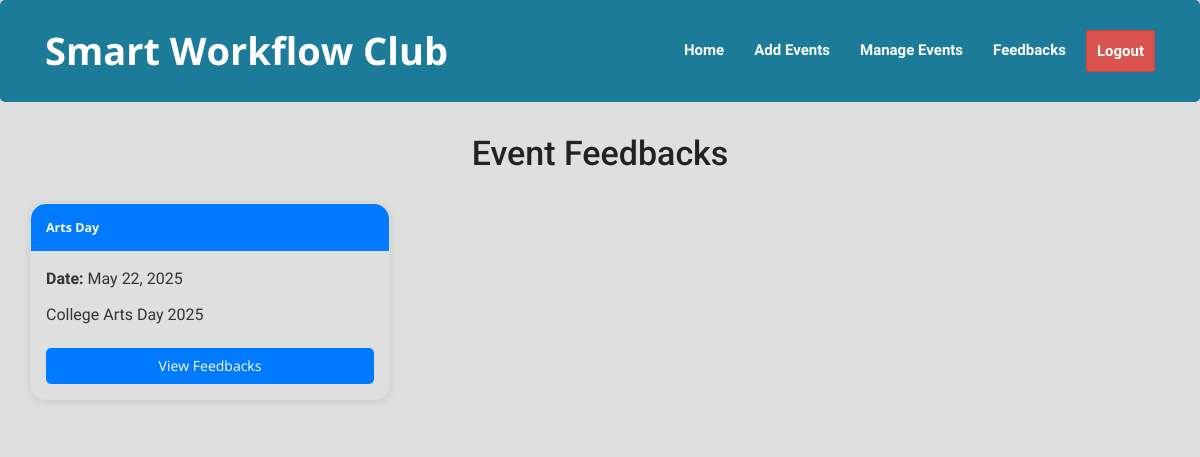
The app's page /events/club_view_feedbacks/ (signed in) with its own data.
### events/models.py (models this page shows)
class Event(models.Model):
    title = models.CharField(max_length=200)
    description = models.TextField()
    club = models.ForeignKey('Club', on_delete=models.CASCADE)
    venue = models.CharField(max_length=200, default='Campus Auditorium')
    date = models.DateField()
    start_time = models.TimeField()
    end_time = models.TimeField()
    total_seats = models.PositiveIntegerField()
    guest = models.CharField(max_length=255, blank=True, help_text="Name of the guest speaker or chief guest (optional)")
    image = models.ImageField(upload_to='event_images/', blank=True, null=True)
    approved = models.BooleanField(default=False)
    def __str__(self):
        return f"{self.title} by {self.club.name}"

### events/views.py (the view)
# urls.py: path('events/club_view_feedbacks/', views.club_view_feedbacks, name='club_view_feedbacks'),
def club_view_feedbacks(request):
    club = get_object_or_404(Club, user=request.user)
    past_events = Event.objects.filter(club=club, date__lt=timezone.now()).order_by('-date')
    feedbacks = Feedback.objects.select_related('event').filter(event__in=past_events)
    events_with_feedback = defaultdict(list)
    for feedback in feedbacks:
        events_with_feedback[feedback.event].append(feedback)
    events_feedback_list = [
        {'event': event, 'feedback_list': feedback_list}
        for event, feedback_list in events_with_feedback.items()
    ]
    print(events_feedback_list)
    return render(request, 'events/clubfeedbacks.html', {
        'events_feedback_list': events_feedback_list
    })

### events/models.py (called while the page is built)
    def __str__(self):
        return f"Feedback on {self.event.title} at {self.submitted_at.strftime('%Y-%m-%d %H:%M')}"

### events/templatetags/custom_filters.py (called while the page is built)
@register.filter
def range_filter(value):
    return range(int(value))

### events/templates/events/clubfeedbacks.html (shortened to what this page needs)
{% extends 'events/club_dashboard.html' %}
{% load custom_filters %}
{% block content %}
<br><br><br><br>
<div class="container mt-5">
    <h2 class="mb-4">Event Feedbacks</h2>
    <div class="row">
        {% for pair in events_feedback_list %}
            {% with event=pair.event feedback_list=pair.feedback_list %}
                <div class="col-md-4">
                    <div class="card event-card shadow">
                        <div class="card-header event-card-header">
                            {{ event.title }}
                        </div>
                        <div class="card-body event-card-body">
                            <p><strong>Date:</strong> {{ event.date|date:"M d, Y" }}</p>
                            <p>{{ event.description|truncatewords:12 }}</p>
                            <a href="#modal{{ event.id }}" class="btn-view-feedback"  style="width: 100%; text-align: center;" >View Feedbacks</a>
                        </div>
                    </div>
                </div>
            {% endwith %}
        {% endfor %}
    </div>
</div>
{% endblock %}

### events/static/extras/css/style.css (style rules this page uses)
p,li { font-family: 'Dosis', sans-serif !important; }
a, .accordion-heading span, .speaker-contacts > .contact, .table-features li.fa-check-circle, .owl-btn.prev, .owl-btn.next, div.fancy-select ul.options li.hover { color: #C83A66; }
body,div,dl,dt,dd,ul,ol,li,h1,h2,h3,h4,h5,h6,pre,form,fieldset,p,blockquote,hr,th,td { margin:0; padding:0; }
body { -webkit-font-smoothing: antialiased; }
a, a:hover, a:active, a:focus { outline: 0; text-decoration: none; }
a { text-decoration:none; }
p { font-size: 1.6rem; line-height: 1.6em; font-family: 'Open Sans', sans-serif; margin-bottom: 10px; }
h1,h2,h3 { font-family: 'Roboto', sans-serif; line-height: 1.4em; color: #222222; margin: 10px 0; }
h2 { font-size: 3.4rem; }
* { margin: 0; padding: 0; }
strong { font-weight: bold; }
a { color: black; }

### events/templates/events/club_dashboard.html (style rules this page uses)
body { background-color: #dfdfdf; font-family: 'Open Sans', sans-serif; }
h2 { text-align: center; margin-bottom: 25px; }

### events/templates/events/clubfeedbacks.html (style rules this page uses)
.event-card { margin-bottom: 30px; border: 1px solid #ddd; border-radius: 15px; box-shadow: 0 2px 8px rgba(0,0,0,0.1); }
.event-card-header { background-color: #007bff; color: #fff; font-size: 1.25rem; font-weight: bold; padding: 15px; border-top-left-radius: 15px; border-top-right-radius: 15px; }
.event-card-body { padding: 15px; }
.btn-view-feedback { background-color: #007bff; color: white; border: none; padding: 8px 16px; border-radius: 5px; margin-top: 10px; text-decoration: none; display: inline-block; }

### records on screen
Event: event "Arts Day", event "May 22, 2025", event.description "College Arts Day 2025", {{ event.id }} 1 (drawn)
